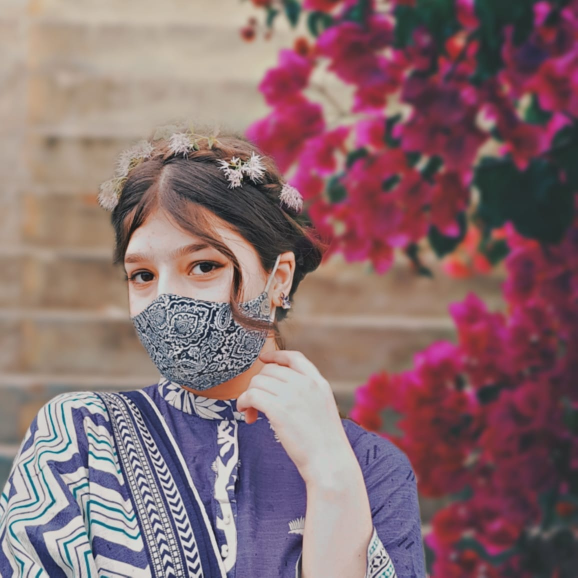
#> input picture images/IMG_0264.JPG, 1155 x 1155 px (shown at 1/2 size); its folder holds only this picture in this run
$ python make_contact_sheet.py
#> lines starting #> are read from the running program, lines starting #| are printed output that depends on the picture
from PIL import Image, ImageDraw, ImageFont
from pathlib import Path
import math

image_folder = Path("images")
output_file = Path("image_contact_sheet.jpg")

files = sorted([
    f for f in image_folder.iterdir()
    if f.suffix.lower() in [".jpg", ".jpeg", ".png", ".JPG".lower()]
])

thumb_width = 180
thumb_height = 180
label_height = 35
columns = 5
rows = math.ceil(len(files) / columns)

sheet = Image.new(
    "RGB",
    (columns * thumb_width, rows * (thumb_height + label_height)),
    "white"
)
#> sheet: PIL image 900x215 RGB; every value is 255

draw = ImageDraw.Draw(sheet)

for i, file in enumerate(files):
    try:
        img = Image.open(file).convert("RGB")
#> img is the input picture: PIL image 1155x1155 RGB; mean R, G, B 136, 108.1, 112.3
        img.thumbnail((thumb_width - 10, thumb_height - 10))
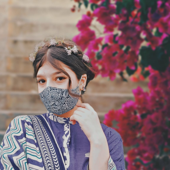
#> img: PIL image 170x170 RGB; mean R, G, B 135.9, 108, 112.2

        x = (i % columns) * thumb_width
        y = (i // columns) * (thumb_height + label_height)

        img_x = x + (thumb_width - img.width) // 2
#> img_x = 5
        img_y = y + 5

        sheet.paste(img, (img_x, img_y))
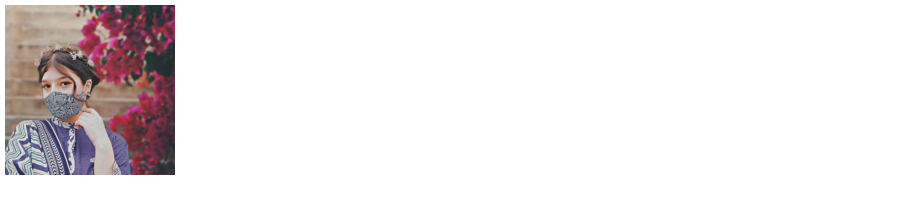
#> sheet: PIL image 900x215 RGB; mean R, G, B 237.2, 233, 233.7

        draw.text(
            (x + 5, y + thumb_height),
            f"{i + 1}: {file.name}",
            fill="black"
        )

    except Exception as e:
        print(f"Could not process {file}: {e}")

sheet.save(output_file, quality=90)
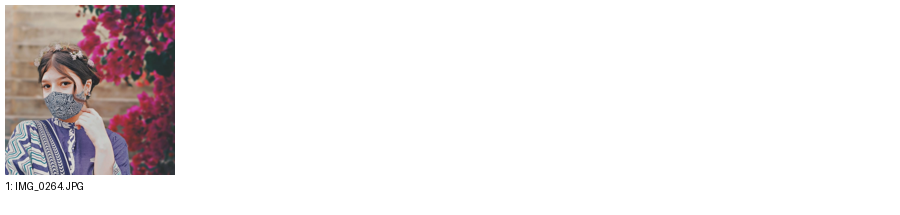
#> saved as image_contact_sheet.jpg: PIL image 900x215 RGB; mean R, G, B 237, 232.8, 233.4

print(f"✅ Contact sheet created: {output_file}")
print(f"Total images: {len(files)}")

$ run again, on images/IMG_0273.JPG
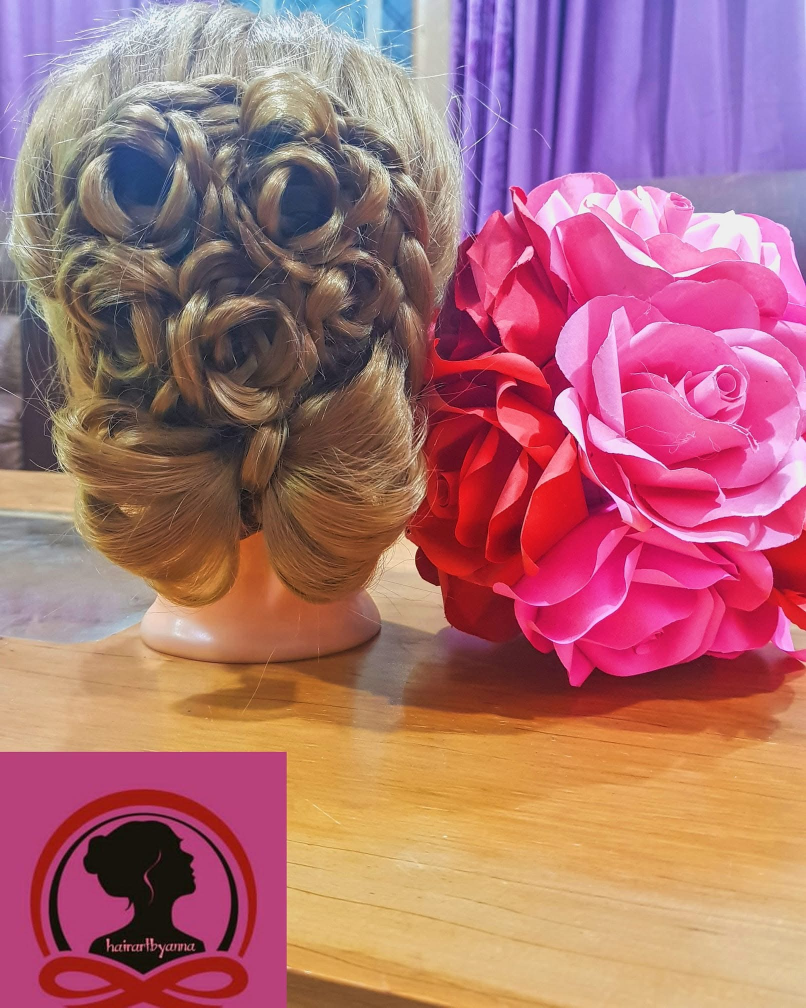
#> input picture images/IMG_0273.JPG, 1612 x 2015 px (shown at 1/2 size)
#> img is the input picture: PIL image 1612x2015 RGB; mean R, G, B 171.5, 110.7, 115.5
#> `img.thumbnail((thumb_width - 10, thumb_height - 10))`:
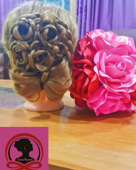
#> img: PIL image 136x170 RGB; mean R, G, B 171.5, 110.6, 115.5
#> `sheet.save(output_file, quality=90)`:
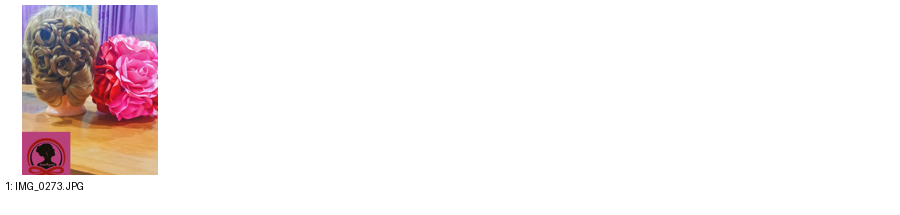
#> saved as image_contact_sheet.jpg: PIL image 900x215 RGB; mean R, G, B 244.8, 237.5, 238.1

$ run again, on images/IMG_0277.JPG
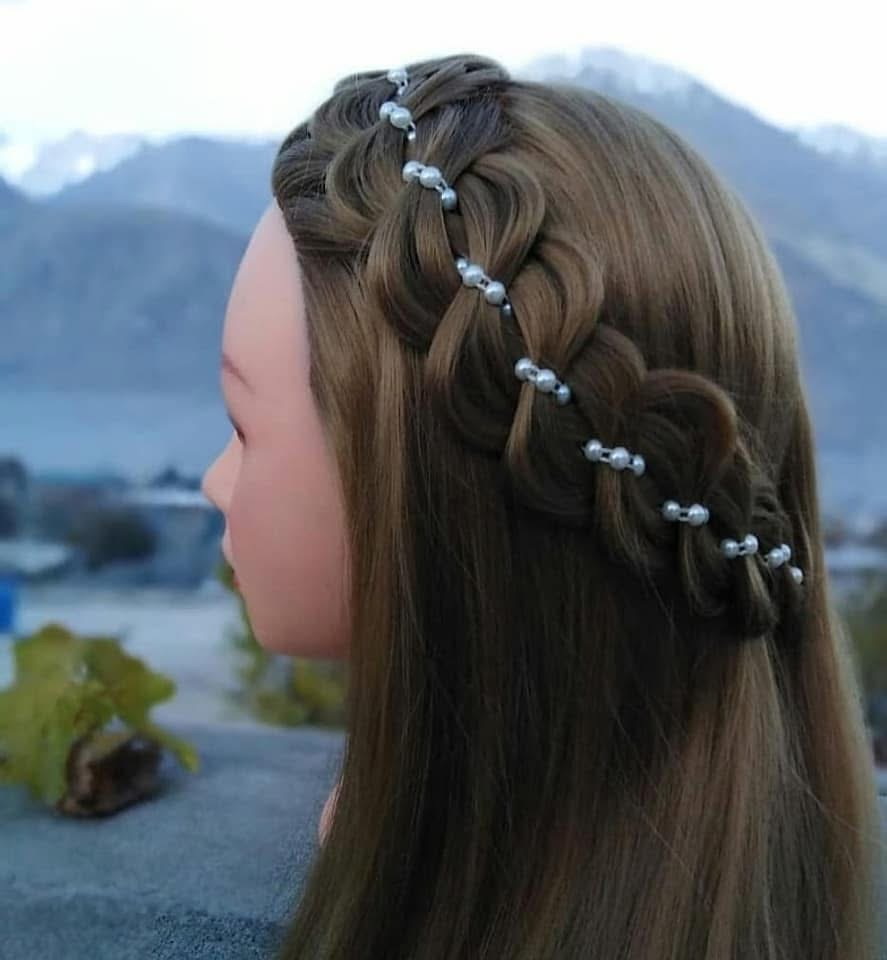
#> input picture images/IMG_0277.JPG, 887 x 960 px
#> img is the input picture: PIL image 887x960 RGB; mean R, G, B 95.6, 100.8, 104.8
#> img: PIL image 157x170 RGB
#> `sheet.paste(img, (img_x, img_y))`:
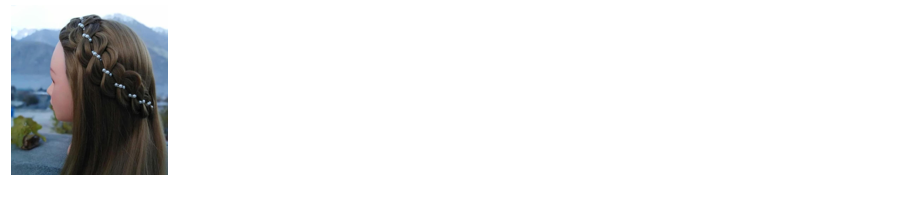
#> sheet: PIL image 900x215 RGB; mean R, G, B 233, 233.7, 234.3
#> `sheet.save(output_file, quality=90)`:
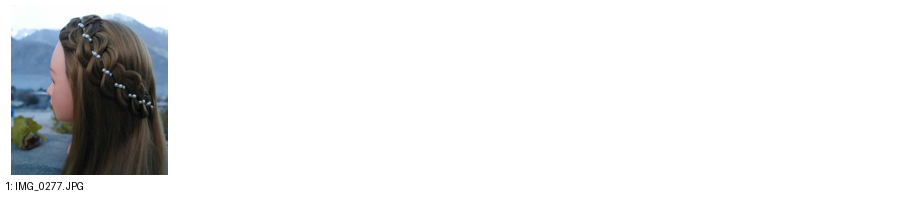
#> saved as image_contact_sheet.jpg: PIL image 900x215 RGB; mean R, G, B 232.8, 233.5, 234.1

$ run again, on images/IMG_0279.JPG
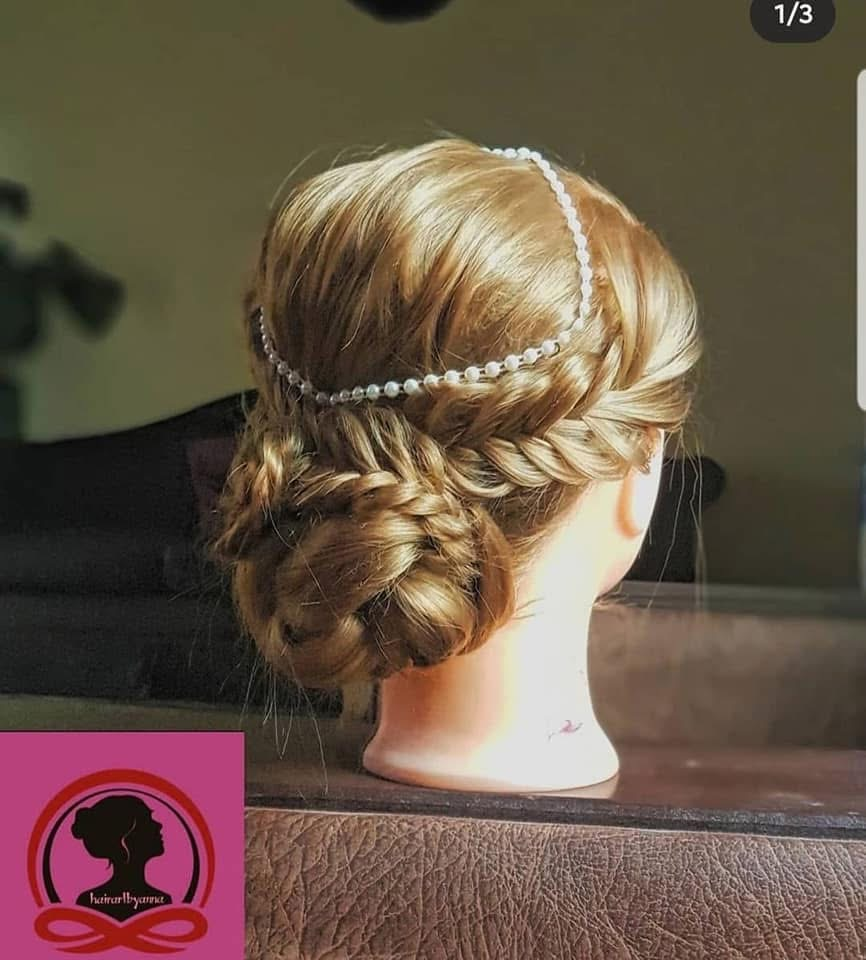
#> input picture images/IMG_0279.JPG, 866 x 960 px
#> img is the input picture: PIL image 866x960 RGB; mean R, G, B 105.8, 86.9, 71.6
#> `img.thumbnail((thumb_width - 10, thumb_height - 10))`:
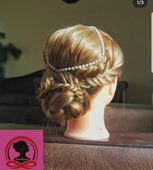
#> img: PIL image 153x170 RGB; mean R, G, B 105.9, 87, 71.7
#> `sheet.save(output_file, quality=90)`:
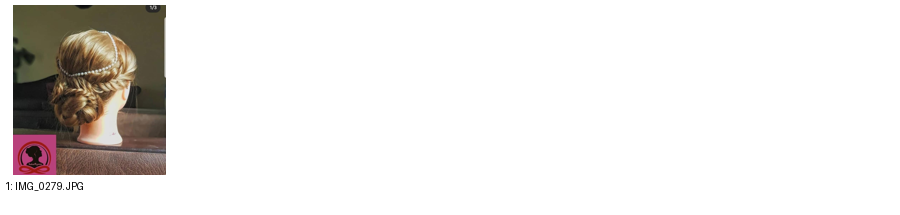
#> saved as image_contact_sheet.jpg: PIL image 900x215 RGB; mean R, G, B 234.7, 232.2, 230.1

$ run again, on images/IMG_0265.JPG
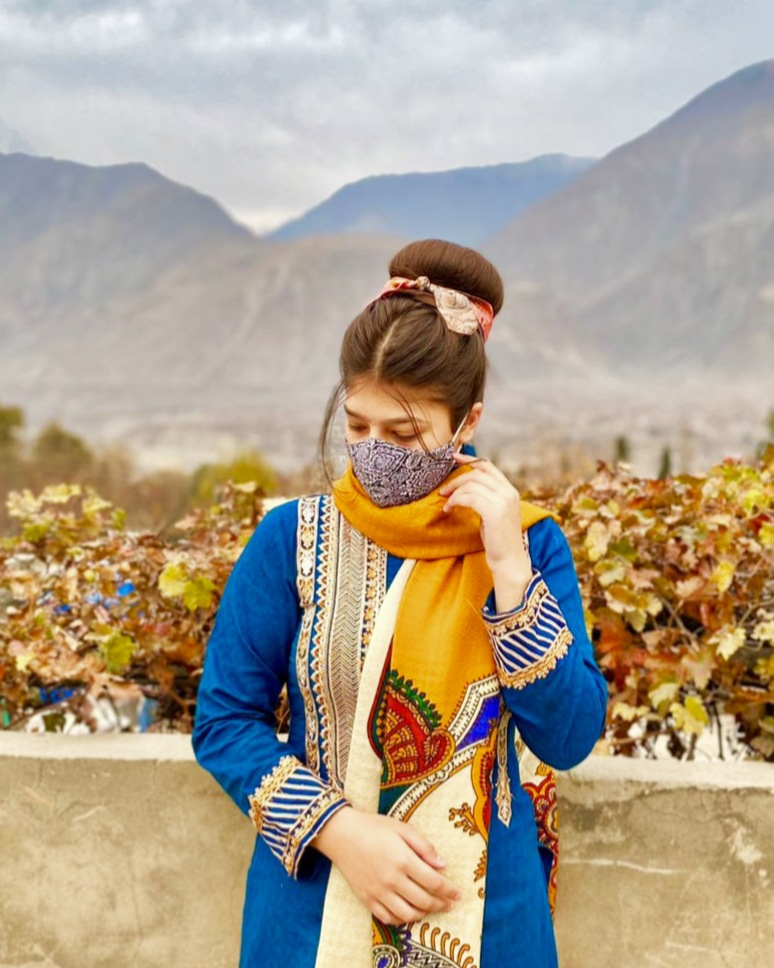
#> input picture images/IMG_0265.JPG, 774 x 968 px
#> img is the input picture: PIL image 774x968 RGB; mean R, G, B 173, 160.2, 141.2
#> `img.thumbnail((thumb_width - 10, thumb_height - 10))`:
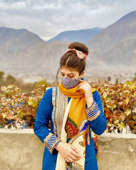
#> img: PIL image 136x170 RGB; mean R, G, B 173.1, 160.4, 141.3
#> `sheet.save(output_file, quality=90)`:
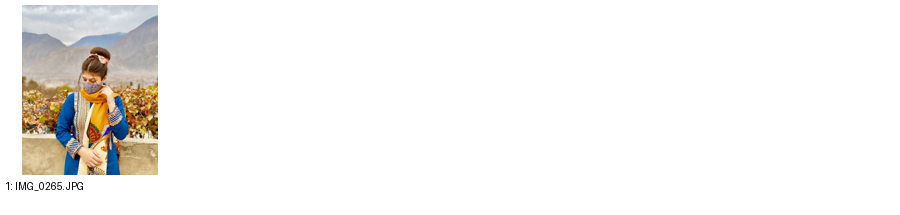
#> saved as image_contact_sheet.jpg: PIL image 900x215 RGB; mean R, G, B 245, 243.5, 241.2
